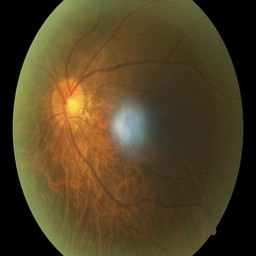
#> input picture new_images/img/11_left.jpeg, 256 x 256 px, found by its file name
$ python Rotate180.py
#> lines starting #> are read from the running program, lines starting #| are printed output that depends on the picture
from PIL import Image


def rotate(image_path, degrees_to_rotate, saved_location):
    """
    Rotate the given photo the amount of given degreesk, show it and save it

    @param image_path: The path to the image to edit
    @param degrees_to_rotate: The number of degrees to rotate the image
    @param saved_location: Path to save the cropped image
    """
#> called with degrees_to_rotate = 180
    image_obj = Image.open(image_path)
#> image_obj is the input picture: PIL image 256x256 RGB; mean R, G, B 80.5, 65.5, 36.5
    rotated_image = image_obj.rotate(degrees_to_rotate)
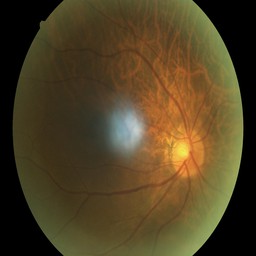
#> rotated_image: PIL image 256x256 RGB; mean R, G, B 80.5, 65.5, 36.5
    rotated_image.save(saved_location)
    #rotated_image.show()

    print("Succeeded Rotating 180° Image %s " % image_path)

if __name__ == '__main__':
    image = 'H:/xampp/htdocs/DiabeticRetinopathy/new_images/img/11_left.jpeg'
    image_mirror = 'H:/xampp/htdocs/DiabeticRetinopathy/MirrorImages/11_m_left.jpeg'
    rotate(image, 180, 'H:/xampp/htdocs/DiabeticRetinopathy/rot180/11_left_180.jpeg')
    rotate(image_mirror, 180, 'H:/xampp/htdocs/DiabeticRetinopathy/m_rot180/11_m_left_180.jpeg')
#> call 2 of rotate, with degrees_to_rotate = 180
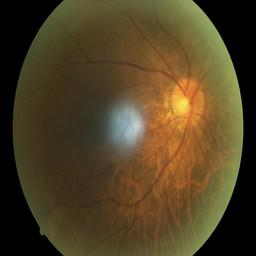
#> input picture MirrorImages/11_m_left.jpeg, 256 x 256 px, found by its file name
#> in rotate, image_obj is the input picture: PIL image 256x256 RGB; mean R, G, B 80.6, 65.5, 36.9
#> in rotate (call 2), `rotated_image = image_obj.rotate(degrees_to_rotate)`:
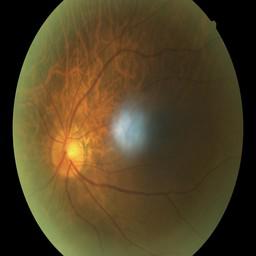
#> rotated_image: PIL image 256x256 RGB; mean R, G, B 80.6, 65.5, 36.9
